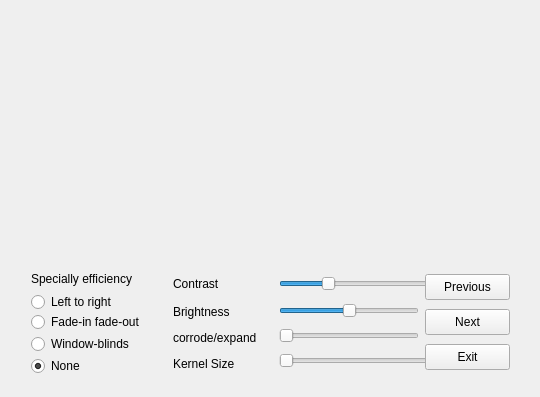
<?xml version="1.0" encoding="UTF-8"?>
<ui version="4.0">
 <class>MainWindow</class>
 <widget class="QMainWindow" name="MainWindow">
  <property name="geometry">
   <rect>
    <x>0</x>
    <y>0</y>
    <width>540</width>
    <height>397</height>
   </rect>
  </property>
  <property name="sizePolicy">
   <sizepolicy hsizetype="Preferred" vsizetype="Preferred">
    <horstretch>0</horstretch>
    <verstretch>0</verstretch>
   </sizepolicy>
  </property>
  <property name="minimumSize">
   <size>
    <width>540</width>
    <height>397</height>
   </size>
  </property>
  <property name="maximumSize">
   <size>
    <width>540</width>
    <height>397</height>
   </size>
  </property>
  <property name="baseSize">
   <size>
    <width>397</width>
    <height>0</height>
   </size>
  </property>
  <property name="windowTitle">
   <string>Digital Photo Frame</string>
  </property>
  <widget class="QWidget" name="centralWidget">
   <widget class="QLabel" name="image">
    <property name="geometry">
     <rect>
      <x>20</x>
      <y>9</y>
      <width>501</width>
      <height>241</height>
     </rect>
    </property>
    <property name="minimumSize">
     <size>
      <width>501</width>
      <height>241</height>
     </size>
    </property>
    <property name="maximumSize">
     <size>
      <width>501</width>
      <height>241</height>
     </size>
    </property>
    <property name="text">
     <string/>
    </property>
   </widget>
   <widget class="QWidget" name="layoutWidget">
    <property name="geometry">
     <rect>
      <x>20</x>
      <y>260</y>
      <width>501</width>
      <height>125</height>
     </rect>
    </property>
    <layout class="QHBoxLayout" name="horizontalLayout">
     <item>
      <layout class="QVBoxLayout" name="verticalLayout_3">
       <item>
        <widget class="QLabel" name="labeltext">
         <property name="minimumSize">
          <size>
           <width>136</width>
           <height>15</height>
          </size>
         </property>
         <property name="maximumSize">
          <size>
           <width>136</width>
           <height>15</height>
          </size>
         </property>
         <property name="text">
          <string>Specially efficiency</string>
         </property>
        </widget>
       </item>
       <item>
        <layout class="QVBoxLayout" name="verticalLayout">
         <property name="sizeConstraint">
          <enum>QLayout::SetFixedSize</enum>
         </property>
         <item>
          <widget class="QRadioButton" name="ltr">
           <property name="sizePolicy">
            <sizepolicy hsizetype="Minimum" vsizetype="Fixed">
             <horstretch>0</horstretch>
             <verstretch>0</verstretch>
            </sizepolicy>
           </property>
           <property name="minimumSize">
            <size>
             <width>134</width>
             <height>20</height>
            </size>
           </property>
           <property name="maximumSize">
            <size>
             <width>134</width>
             <height>20</height>
            </size>
           </property>
           <property name="text">
            <string>Left to right</string>
           </property>
          </widget>
         </item>
         <item>
          <widget class="QRadioButton" name="fifo">
           <property name="text">
            <string>Fade-in fade-out</string>
           </property>
          </widget>
         </item>
         <item>
          <widget class="QRadioButton" name="wb">
           <property name="text">
            <string>Window-blinds</string>
           </property>
          </widget>
         </item>
         <item>
          <widget class="QRadioButton" name="none">
           <property name="text">
            <string>None</string>
           </property>
           <property name="checked">
            <bool>true</bool>
           </property>
          </widget>
         </item>
        </layout>
       </item>
      </layout>
     </item>
     <item>
      <layout class="QHBoxLayout" name="horizontalLayout_2">
       <item>
        <layout class="QVBoxLayout" name="verticalLayout_8">
         <item>
          <widget class="QLabel" name="ctt">
           <property name="minimumSize">
            <size>
             <width>100</width>
             <height>25</height>
            </size>
           </property>
           <property name="maximumSize">
            <size>
             <width>100</width>
             <height>25</height>
            </size>
           </property>
           <property name="text">
            <string>Contrast</string>
           </property>
          </widget>
         </item>
         <item>
          <widget class="QLabel" name="brt">
           <property name="text">
            <string>Brightness</string>
           </property>
          </widget>
         </item>
         <item>
          <widget class="QLabel" name="label_2">
           <property name="text">
            <string>corrode/expand</string>
           </property>
          </widget>
         </item>
         <item>
          <widget class="QLabel" name="label">
           <property name="text">
            <string>Kernel Size</string>
           </property>
          </widget>
         </item>
        </layout>
       </item>
       <item>
        <layout class="QVBoxLayout" name="verticalLayout_7">
         <item>
          <widget class="QSlider" name="sbtt">
           <property name="sizePolicy">
            <sizepolicy hsizetype="Preferred" vsizetype="Fixed">
             <horstretch>0</horstretch>
             <verstretch>0</verstretch>
            </sizepolicy>
           </property>
           <property name="minimumSize">
            <size>
             <width>150</width>
             <height>18</height>
            </size>
           </property>
           <property name="maximumSize">
            <size>
             <width>150</width>
             <height>18</height>
            </size>
           </property>
           <property name="baseSize">
            <size>
             <width>150</width>
             <height>0</height>
            </size>
           </property>
           <property name="minimum">
            <number>10</number>
           </property>
           <property name="maximum">
            <number>300</number>
           </property>
           <property name="pageStep">
            <number>1</number>
           </property>
           <property name="value">
            <number>100</number>
           </property>
           <property name="orientation">
            <enum>Qt::Horizontal</enum>
           </property>
          </widget>
         </item>
         <item>
          <widget class="QSlider" name="sbrt">
           <property name="sizePolicy">
            <sizepolicy hsizetype="Preferred" vsizetype="Fixed">
             <horstretch>0</horstretch>
             <verstretch>0</verstretch>
            </sizepolicy>
           </property>
           <property name="minimumSize">
            <size>
             <width>100</width>
             <height>0</height>
            </size>
           </property>
           <property name="minimum">
            <number>-50</number>
           </property>
           <property name="maximum">
            <number>50</number>
           </property>
           <property name="pageStep">
            <number>1</number>
           </property>
           <property name="value">
            <number>0</number>
           </property>
           <property name="orientation">
            <enum>Qt::Horizontal</enum>
           </property>
          </widget>
         </item>
         <item>
          <widget class="QSlider" name="ce">
           <property name="sizePolicy">
            <sizepolicy hsizetype="Preferred" vsizetype="Fixed">
             <horstretch>0</horstretch>
             <verstretch>0</verstretch>
            </sizepolicy>
           </property>
           <property name="maximum">
            <number>1</number>
           </property>
           <property name="orientation">
            <enum>Qt::Horizontal</enum>
           </property>
          </widget>
         </item>
         <item>
          <widget class="QSlider" name="ks">
           <property name="sizePolicy">
            <sizepolicy hsizetype="Minimum" vsizetype="Fixed">
             <horstretch>0</horstretch>
             <verstretch>0</verstretch>
            </sizepolicy>
           </property>
           <property name="minimumSize">
            <size>
             <width>150</width>
             <height>0</height>
            </size>
           </property>
           <property name="maximum">
            <number>21</number>
           </property>
           <property name="pageStep">
            <number>1</number>
           </property>
           <property name="orientation">
            <enum>Qt::Horizontal</enum>
           </property>
          </widget>
         </item>
        </layout>
       </item>
      </layout>
     </item>
     <item>
      <layout class="QVBoxLayout" name="verticalLayout_2">
       <item>
        <widget class="QPushButton" name="previous">
         <property name="sizePolicy">
          <sizepolicy hsizetype="Preferred" vsizetype="Fixed">
           <horstretch>0</horstretch>
           <verstretch>0</verstretch>
          </sizepolicy>
         </property>
         <property name="minimumSize">
          <size>
           <width>85</width>
           <height>26</height>
          </size>
         </property>
         <property name="maximumSize">
          <size>
           <width>85</width>
           <height>26</height>
          </size>
         </property>
         <property name="text">
          <string>Previous</string>
         </property>
        </widget>
       </item>
       <item>
        <widget class="QPushButton" name="next">
         <property name="minimumSize">
          <size>
           <width>85</width>
           <height>26</height>
          </size>
         </property>
         <property name="text">
          <string>Next</string>
         </property>
        </widget>
       </item>
       <item>
        <widget class="QPushButton" name="exit">
         <property name="maximumSize">
          <size>
           <width>85</width>
           <height>26</height>
          </size>
         </property>
         <property name="text">
          <string>Exit</string>
         </property>
        </widget>
       </item>
      </layout>
     </item>
    </layout>
   </widget>
  </widget>
 </widget>
 <layoutdefault spacing="6" margin="11"/>
 <resources/>
 <connections/>
</ui>
